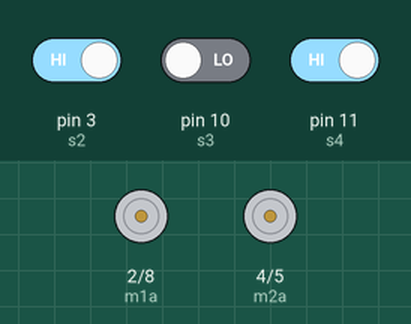
Bench run of a sketch on a simulated Arduino Uno, built with avr-gcc and run on an emulated ATmega328P. Shown: motor-driver pin pairs drawn as motors (green arrow = first pin HIGH = forward, orange = second pin HIGH = backward, longer = more drive, scaled by the enable pin). The inputs (shaded band) are chosen by the test bench; at power-on: pin 3 (s2) HIGH, pin 10 (s3) LOW, pin 11 (s4) HIGH.

Above: at 1.2 s.
1.3 s: pin 3 (s2) driven LOW
At 1.6 s:
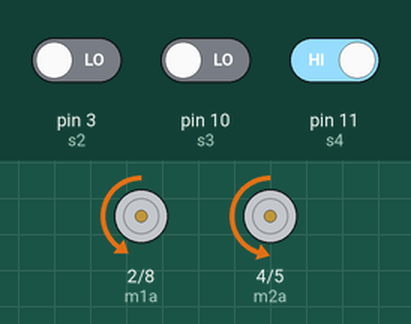
2.8 s: pin 10 (s3) driven HIGH
At 4.0 s:
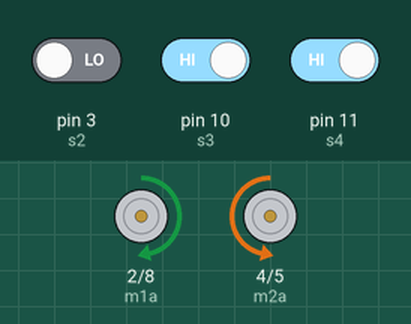
4.3 s: pin 10 (s3) driven LOW
At 5.3 s:
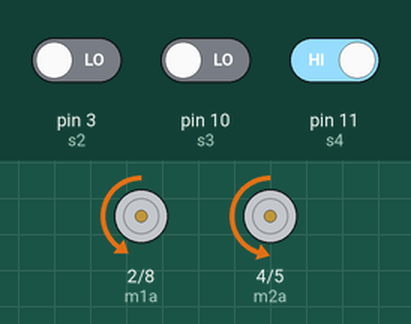
5.8 s: pin 11 (s4) driven LOW
At 6.9 s:
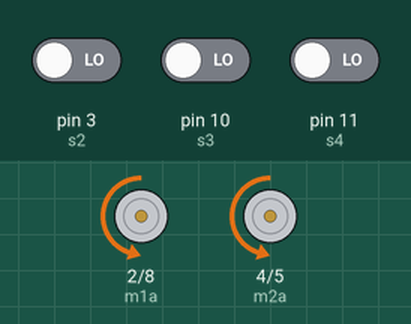
7.3 s: pin 3 (s2) driven HIGH
At 8.3 s:
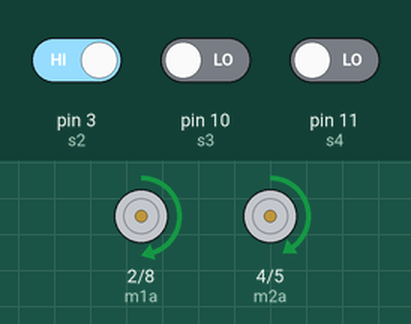
Timing chart, 0 to 9.8 s (numbered marks = the images above; inputs shaded):
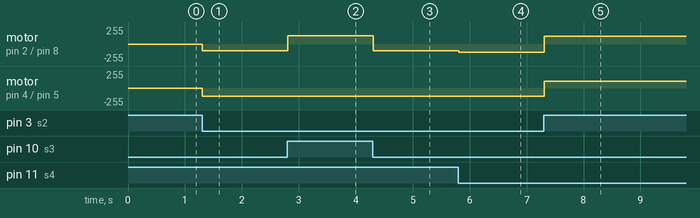

The sketch:

Line_Follower.ino
```cpp
//Line follower robo using IR Array sensor.ino
//pin connections

int m1a = 2;
int m1b = 8;
int m2a = 4;
int m2b = 5;
int en1 = 6;
int en2 = 9;
int s2 = 3;
int s4 = 11;
int s2read;
int s4read;
int s3 = 10;
int s3read;
// int s1 = 12;
// int s1read;
// int s5 = 13;
// int s5read;
int rotL = 0;
int rotR = 0;

void setup() {
  // put your setup code here, to run once:

  //Motors pin
  pinMode(m1a, OUTPUT);
  pinMode(m1b, OUTPUT);
  pinMode(m2a, OUTPUT);
  pinMode(m2b, OUTPUT);

  //pwm pins
  pinMode(en1, OUTPUT);
  pinMode(en2, OUTPUT);

  //sensor pin
  pinMode(s2, INPUT);
  pinMode(s4, INPUT);
  pinMode(s3, INPUT);
  // pinMode(s1, INPUT);
  // pinMode(s5, INPUT);
}


void forward() {
  analogWrite(en1, 125);
  analogWrite(en2, 125);

  digitalWrite(m1a, HIGH);
  digitalWrite(m1b, LOW);
  digitalWrite(m2a, LOW);
  digitalWrite(m2b, HIGH);
}

void lturn() {
  analogWrite(en1, 120);
  analogWrite(en2, 100);
  digitalWrite(m1a, HIGH);
  digitalWrite(m1b, LOW);
  digitalWrite(m2a, HIGH);
  digitalWrite(m2b, LOW);
}
void Rturn() {
  analogWrite(en1, 100);
  analogWrite(en2, 120);
  //analogWrite(en2, 50);
  digitalWrite(m1a, LOW);
  digitalWrite(m1b, HIGH);
  digitalWrite(m2a, LOW);
  digitalWrite(m2b, HIGH);
}
void stp() {
  analogWrite(en1, 0);
  analogWrite(en2, 0);
  digitalWrite(m1a, LOW);
  digitalWrite(m1b, LOW);
  digitalWrite(m2a, LOW);
  digitalWrite(m2b, LOW);
}

void allZ() {
  analogWrite(en1, 120);
  analogWrite(en2, 120);
  //analogWrite(en2, 50);
  digitalWrite(m1a, LOW);
  digitalWrite(m1b, HIGH);
  digitalWrite(m2a, LOW);
  digitalWrite(m2b, HIGH);
}

void loop() {
  //main code to run repeatedly
  analogWrite(en1, 125);
  analogWrite(en2, 125);

  // Reading sensor value
  s2read = digitalRead(s2);
  s4read = digitalRead(s4);
  s3read = digitalRead(s3);
  // s1read = digitalRead(s1);
  // s5read = digitalRead(s5);

  //Condition for robot

  if (s3read == 1)

  {

    forward();
    delay(10);

  }

  // left turn

  else if ((s4read == 0) && (s3read == 0) && (s2read == 1)) {
    rotL = 1;
    rotR = 0;

    lturn();
    delay(10);

  }

  else if ((s2read == 0) && (s3read == 0) && (s4read == 1)) {
    rotL = 0;
    rotR = 1;

    Rturn();
    delay(10);

  }

  else if ((s2read == 0) && (s3read == 0) && (s4read == 0)) {
    if (rotL) {
      lturn();
      delay(10);

    } else {
      allZ();
      delay(10);

    }
  }
}
```

Measured:
- after the input at 1.3 s, motor on pin 2 (m1a) / pin 8 (m1b): stopped → backward 100/255 at once; motor on pin 4 (m2a) / pin 5 (m2b): stopped → backward 120/255 at once
- after the input at 2.8 s, motor on pin 2 (m1a) / pin 8 (m1b): backward 100/255 → forward 125/255 at once; motor on pin 4 (m2a) / pin 5 (m2b): backward 120/255 → backward 125/255 at once
- after the input at 4.3 s, motor on pin 2 (m1a) / pin 8 (m1b): forward 125/255 → backward 100/255 at once; motor on pin 4 (m2a) / pin 5 (m2b): backward 125/255 → backward 120/255 at once
- after the input at 5.8 s, motor on pin 2 (m1a) / pin 8 (m1b): backward 100/255 → backward 120/255 at once
- after the input at 7.3 s, motor on pin 2 (m1a) / pin 8 (m1b): backward 120/255 → forward 120/255 at once; motor on pin 4 (m2a) / pin 5 (m2b): backward 120/255 → forward 100/255 at once
